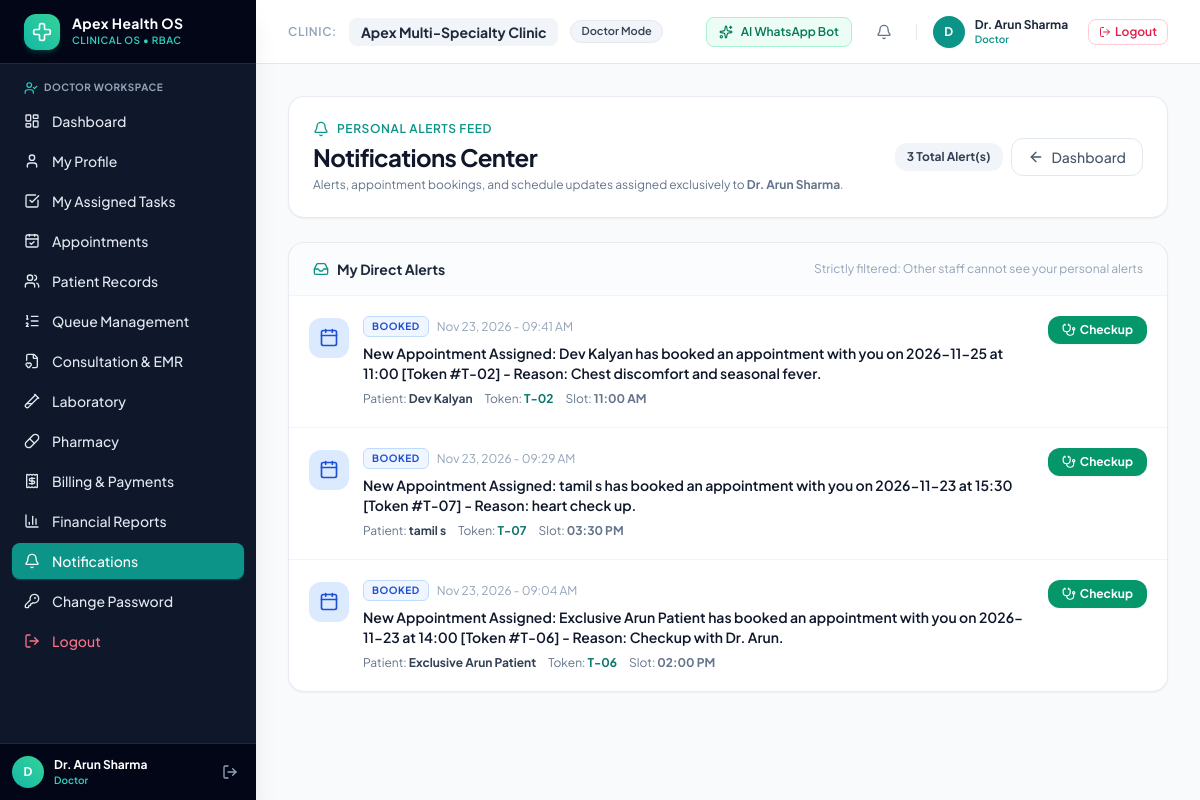
The app's page /communication/notifications/ (signed in), older data.
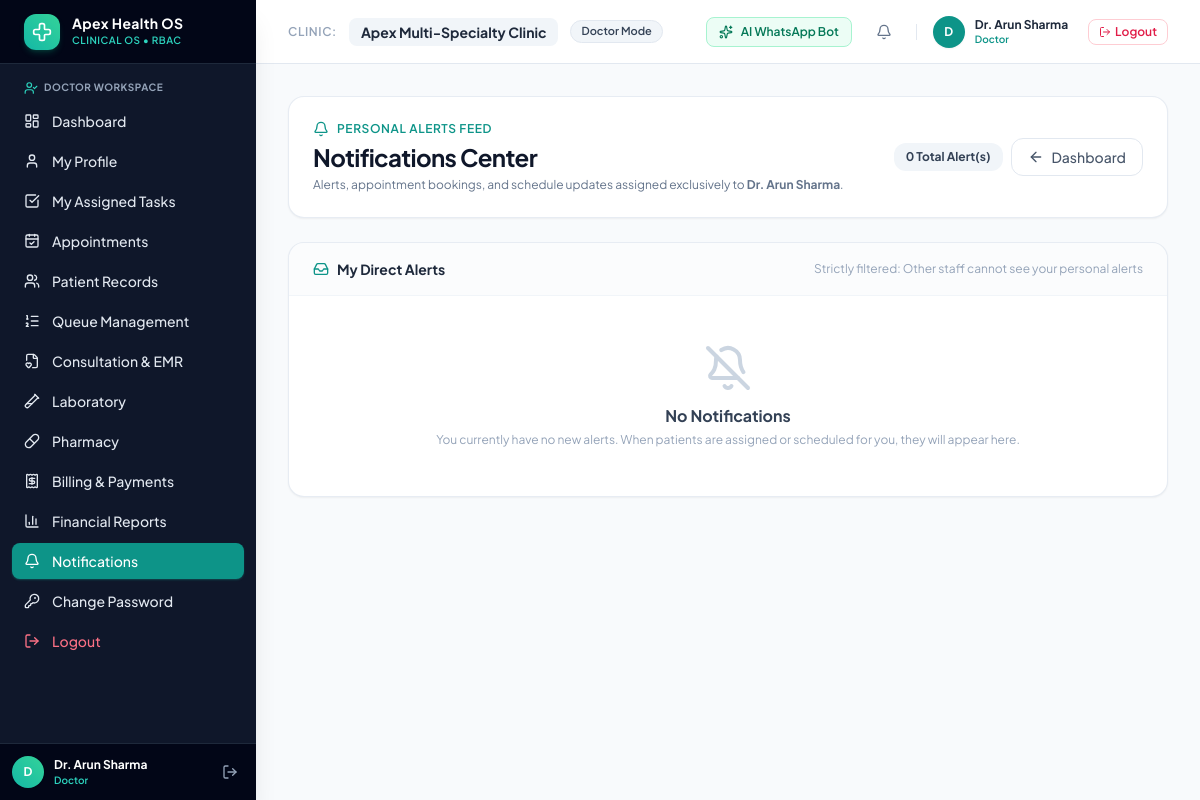
The same page, newer data.
### apps/appointments/models.py (models this page shows, shortened)
class AppointmentNotification(TimeStampedModel):
    user = models.ForeignKey(User, on_delete=models.CASCADE, related_name='appointment_notifications')
    appointment = models.ForeignKey(Appointment, on_delete=models.CASCADE, null=True, blank=True, related_name='notifications')
    message = models.TextField()
    is_read = models.BooleanField(default=False)
    notification_type = models.CharField(max_length=30, default='BOOKED')
    class Meta:
        ordering = ['-created_at']

class Appointment(TimeStampedModel):
    STATUS_CHOICES = [
        ('PENDING', 'Pending Confirmation'),
        ('CONFIRMED', 'Confirmed'),
        ('CHECKED_IN', 'Checked In'),
        ('WAITING', 'Waiting in Queue'),
        ('IN_CONSULTATION', 'In Consultation'),
        ('COMPLETED', 'Completed'),
        ('CANCELLED', 'Cancelled'),
        ('REJECTED', 'Rejected'),
        ('BOOKED', 'Booked'),
        ('NO_SHOW', 'No Show'),
    ]
    SOURCE_CHOICES = [
        ('ONLINE', 'Patient Online Portal'),
        ('WHATSAPP', 'WhatsApp Bot'),
        ('WEB', 'Staff Web Portal'),
        ('PHONE', 'Phone Call'),
        ('WALK_IN', 'Walk In'),
    ]
    TYPE_CHOICES = [
        ('NEW', 'New Consultation'),
        ('FOLLOW_UP', 'Follow-up Consultation'),
    ]
    clinic = models.ForeignKey('clinics.Clinic', on_delete=models.CASCADE, related_name='appointments')
    appointment_id = models.CharField(max_length=30, blank=True, db_index=True)
    doctor = models.ForeignKey('doctors.Doctor', on_delete=models.CASCADE, related_name='appointments')
    patient = models.ForeignKey('patients.Patient', on_delete=models.CASCADE, related_name='appointments')
    department = models.ForeignKey('doctors.Specialty', on_delete=models.SET_NULL, null=True, blank=True, related_name='appointments')
    appointment_date = models.DateField(db_index=True)
    appointment_time = models.TimeField()
    appointment_type = models.CharField(max_length=20, choices=TYPE_CHOICES, default='NEW')
    token_number = models.CharField(max_length=20, blank=True, help_text="Daily Token Number e.g. T-01")
    check_in_time = models.DateTimeField(null=True, blank=True)
    duration_minutes = models.PositiveIntegerField(default=15)
    status = models.CharField(max_length=20, choices=STATUS_CHOICES, default='BOOKED', db_index=True)
    source = models.CharField(max_length=20, choices=SOURCE_CHOICES, default='WEB')
    reason = models.TextField(blank=True, default='General Consultation')
    notes = models.TextField(blank=True)
    cancellation_reason = models.TextField(blank=True)
    class Meta:
        ordering = ['-appointment_date', '-appointment_time']
        indexes = [
            models.Index(fields=['clinic', 'appointment_date', 'status']),
        ]

### apps/patients/models.py (models this page shows, shortened)
class Patient(TimeStampedModel):
    GENDER_CHOICES = [
        ('M', 'Male'),
        ('F', 'Female'),
        ('O', 'Other'),
    ]
    BLOOD_GROUPS = [
        ('A+', 'A+'), ('A-', 'A-'),
        ('B+', 'B+'), ('B-', 'B-'),
        ('AB+', 'AB+'), ('AB-', 'AB-'),
        ('O+', 'O+'), ('O-', 'O-'),
        ('UNKNOWN', 'Unknown'),
    ]
    clinic = models.ForeignKey('clinics.Clinic', on_delete=models.CASCADE, related_name='patients')
    user = models.OneToOneField(User, on_delete=models.SET_NULL, null=True, blank=True, related_name='patient_record')
    patient_id = models.CharField(max_length=30, blank=True, db_index=True, help_text="Unique Patient MRN ID")
    first_name = models.CharField(max_length=100)
    last_name = models.CharField(max_length=100, blank=True)
    phone = models.CharField(max_length=20, db_index=True)
    email = models.EmailField(blank=True)
    date_of_birth = models.DateField(null=True, blank=True)
    gender = models.CharField(max_length=1, choices=GENDER_CHOICES, default='M')
    blood_group = models.CharField(max_length=10, choices=BLOOD_GROUPS, default='UNKNOWN')
    address = models.TextField(blank=True)
    emergency_contact_name = models.CharField(max_length=100, blank=True)
    emergency_contact_phone = models.CharField(max_length=20, blank=True)
    allergies = models.TextField(blank=True)
    chronic_conditions = models.TextField(blank=True)
    medical_notes = models.TextField(blank=True)
    @property
    def full_name(self):
        return f"{self.first_name} {self.last_name}".strip()
    class Meta:
        ordering = ['first_name', 'last_name']
        unique_together = ('clinic', 'phone')

### apps/communication/views.py (the view)
# urls.py: path('notifications/', notifications_view, name='notifications'),
@login_required
def notifications_view(request):
    from apps.appointments.models import AppointmentNotification
    notifications = AppointmentNotification.objects.filter(user=request.user).select_related('appointment', 'appointment__patient', 'appointment__doctor').order_by('-created_at')
    unread_count = notifications.filter(is_read=False).count()
    AppointmentNotification.objects.filter(user=request.user, is_read=False).update(is_read=True)
    return render(request, 'communication/notifications.html', {
        'notifications': notifications,
        'unread_count': unread_count,
    })

### templates/communication/notifications.html (shortened to what the changed rows need)
{% extends 'base.html' %}
{% block content %}
<div class="space-y-6">
    <div class="bg-white p-6 rounded-2xl border border-slate-200/80 shadow-sm flex flex-col sm:flex-row items-start sm:items-center justify-between gap-4">
        <div>
            <h1 class="text-2xl font-bold text-slate-900 tracking-tight">Notifications Center</h1>
        </div>
        <div class="flex items-center gap-2">
            <span class="px-3 py-1.5 rounded-xl bg-slate-100 text-slate-700 font-bold text-xs">
                {{ notifications.count }} Total Alert(s)
            </span>
            <a href="{% url 'dashboard:index' %}" class="inline-flex items-center gap-2 px-4 py-2 rounded-xl border border-slate-200 text-slate-600 hover:bg-slate-50 text-sm font-medium transition">
                <i data-lucide="arrow-left" class="w-4 h-4"></i> Dashboard
            </a>
        </div>
    </div>
    <div class="bg-white rounded-2xl border border-slate-200/80 shadow-sm overflow-hidden">
        <div class="divide-y divide-slate-100">
            {% for n in notifications %}
            <div class="p-5 hover:bg-slate-50/70 transition flex items-start justify-between gap-4">
                <div class="flex items-start gap-3.5">
                    <div class="w-10 h-10 rounded-xl {% if n.notification_type == 'BOOKED' %}bg-blue-100 text-blue-700{% elif n.notification_type == 'CONFIRMED' %}bg-emerald-100 text-emerald-700{% elif n.notification_type == 'CANCELLED' or n.notification_type == 'REJECTED' %}bg-rose-100 text-rose-700{% elif n.notification_type == 'RESCHEDULED' %}bg-amber-100 text-amber-700{% else %}bg-purple-100 text-purple-700{% endif %} flex items-center justify-center shrink-0 mt-0.5">
                        <i data-lucide="calendar" class="w-5 h-5"></i>
                    </div>
                    <div>
                        <div class="flex items-center gap-2">
                            <span class="text-[10px] font-bold uppercase tracking-wider px-2 py-0.5 rounded-md {% if n.notification_type == 'BOOKED' %}bg-blue-50 text-blue-700 border border-blue-200{% elif n.notification_type == 'CONFIRMED' %}bg-emerald-50 text-emerald-700 border border-emerald-200{% elif n.notification_type == 'CANCELLED' or n.notification_type == 'REJECTED' %}bg-rose-50 text-rose-700 border border-rose-200{% elif n.notification_type == 'RESCHEDULED' %}bg-amber-50 text-amber-700 border border-amber-200{% else %}bg-purple-50 text-purple-700 border border-purple-200{% endif %}">
                                {{ n.notification_type }}
                            </span>
                            <span class="text-xs text-slate-400">{{ n.created_at|date:"M d, Y - h:i A" }}</span>
                        </div>
                        <p class="text-sm font-semibold text-slate-900 mt-1.5">{{ n.message }}</p>
                        {% if n.appointment %}
                        <div class="mt-2 text-xs text-slate-500 flex items-center gap-3">
                            <span>Patient: <strong class="text-slate-700">{{ n.appointment.patient.full_name }}</strong></span>
                            {% if n.appointment.token_number %}
                            <span>Token: <strong class="text-teal-700">{{ n.appointment.token_number }}</strong></span>
                            {% endif %}
                            <span>Slot: <strong>{{ n.appointment.appointment_time|time:"h:i A" }}</strong></span>
                        </div>
                        {% endif %}
                    </div>
                </div>
                {% if n.appointment %}
                <div class="shrink-0 flex items-center gap-2">
                    <a href="{% url 'consultations:create' %}?patient_id={{ n.appointment.patient.pk }}&appointment_id={{ n.appointment.pk }}" class="px-3.5 py-1.5 rounded-xl bg-emerald-600 hover:bg-emerald-700 text-white text-xs font-bold transition flex items-center gap-1 shadow-sm">
                        <i data-lucide="stethoscope" class="w-3.5 h-3.5"></i> Checkup
                    </a>
                </div>
                {% endif %}
            </div>
            {% empty %}
            <div class="p-12 text-center text-slate-400">
                <i data-lucide="bell-off" class="w-12 h-12 mx-auto mb-3 text-slate-300"></i>
                <h4 class="font-bold text-slate-700 text-base">No Notifications</h4>
                <p class="text-xs text-slate-400 mt-1">You currently have no new alerts. When patients are assigned or scheduled for you, they will appear here.</p>
            </div>
            {% endfor %}
        </div>
    </div>
</div>
{% endblock %}

Row changes from the older to the newer data that the page shows:
removed AppointmentNotification: notification_type "BOOKED", created_at "Nov 23, 2026 - 09:41 AM", message "New Appointment Assigned: Dev Kalyan has booked an appointment with you on 2026-11-25 at 11:00 [Token #T-02] - Reason: Chest discomfort and seasonal fever.", appointment.patient.full_name "Dev Kalyan", appointment.token_number "T-02", appointment.appointment_time "11:00 AM"
removed AppointmentNotification: notification_type "BOOKED", created_at "Nov 23, 2026 - 09:29 AM", message "New Appointment Assigned: tamil s has booked an appointment with you on 2026-11-23 at 15:30 [Token #T-07] - Reason: heart check up.", appointment.patient.full_name "tamil s", appointment.token_number "T-07", appointment.appointment_time "03:30 PM"
removed AppointmentNotification: notification_type "BOOKED", created_at "Nov 23, 2026 - 09:04 AM", message "New Appointment Assigned: Exclusive Arun Patient has booked an appointment with you on 2026-11-23 at 14:00 [Token #T-06] - Reason: Checkup with Dr. Arun.", appointment.patient.full_name "Exclusive Arun Patient", appointment.token_number "T-06", appointment.appointment_time "02:00 PM"
Text that changed along with them:
{{ notifications.count }}: "3" → "0"
text now shown: "No Notifications You currently have no new alerts. When patients are assigned or scheduled for you, they will appear here."
